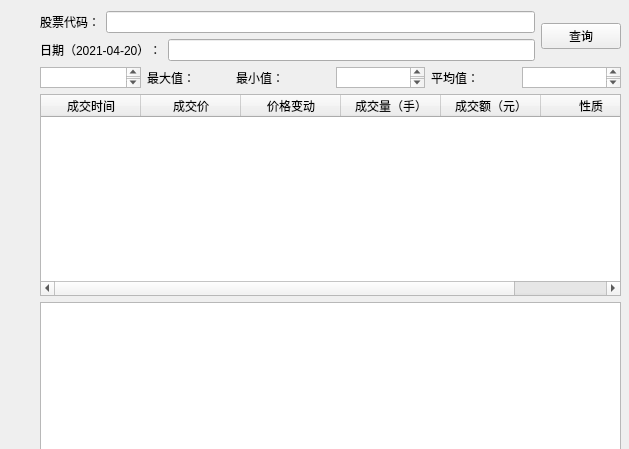
<?xml version="1.0" encoding="UTF-8"?>
<ui version="4.0">
 <class>Form</class>
 <widget class="QWidget" name="Form">
  <property name="geometry">
   <rect>
    <x>0</x>
    <y>0</y>
    <width>629</width>
    <height>449</height>
   </rect>
  </property>
  <property name="windowTitle">
   <string>Form</string>
  </property>
  <widget class="QWidget" name="">
   <property name="geometry">
    <rect>
     <x>40</x>
     <y>11</y>
     <width>581</width>
     <height>591</height>
    </rect>
   </property>
   <layout class="QVBoxLayout" name="verticalLayout_3">
    <item>
     <layout class="QHBoxLayout" name="horizontalLayout_3">
      <item>
       <layout class="QVBoxLayout" name="verticalLayout">
        <item>
         <layout class="QHBoxLayout" name="horizontalLayout">
          <item>
           <widget class="QLabel" name="label">
            <property name="text">
             <string>股票代码：</string>
            </property>
           </widget>
          </item>
          <item>
           <widget class="QLineEdit" name="lineEdit"/>
          </item>
         </layout>
        </item>
        <item>
         <layout class="QHBoxLayout" name="horizontalLayout_2">
          <item>
           <widget class="QLabel" name="label_2">
            <property name="text">
             <string>日期（2021-04-20）：</string>
            </property>
           </widget>
          </item>
          <item>
           <widget class="QLineEdit" name="lineEdit_2"/>
          </item>
         </layout>
        </item>
       </layout>
      </item>
      <item>
       <widget class="QPushButton" name="pushButton">
        <property name="text">
         <string>查询</string>
        </property>
       </widget>
      </item>
     </layout>
    </item>
    <item>
     <layout class="QHBoxLayout" name="horizontalLayout_8">
      <item>
       <layout class="QHBoxLayout" name="horizontalLayout_7">
        <item>
         <widget class="QTextBrowser" name="textBrowser">
          <property name="maximumSize">
           <size>
            <width>101</width>
            <height>21</height>
           </size>
          </property>
         </widget>
        </item>
        <item>
         <widget class="QLabel" name="label_3">
          <property name="text">
           <string>最大值：</string>
          </property>
         </widget>
        </item>
       </layout>
      </item>
      <item>
       <layout class="QHBoxLayout" name="horizontalLayout_5">
        <item>
         <widget class="QLabel" name="label_4">
          <property name="text">
           <string>最小值：</string>
          </property>
         </widget>
        </item>
        <item>
         <widget class="QTextBrowser" name="textBrowser_2">
          <property name="maximumSize">
           <size>
            <width>89</width>
            <height>21</height>
           </size>
          </property>
         </widget>
        </item>
       </layout>
      </item>
      <item>
       <layout class="QHBoxLayout" name="horizontalLayout_6">
        <item>
         <widget class="QLabel" name="label_5">
          <property name="text">
           <string>平均值：</string>
          </property>
         </widget>
        </item>
        <item>
         <widget class="QTextBrowser" name="textBrowser_3">
          <property name="maximumSize">
           <size>
            <width>99</width>
            <height>21</height>
           </size>
          </property>
         </widget>
        </item>
       </layout>
      </item>
     </layout>
    </item>
    <item>
     <layout class="QVBoxLayout" name="verticalLayout_2">
      <item>
       <widget class="QTableWidget" name="tableWidget">
        <property name="minimumSize">
         <size>
          <width>0</width>
          <height>200</height>
         </size>
        </property>
        <property name="maximumSize">
         <size>
          <width>16777215</width>
          <height>291</height>
         </size>
        </property>
        <column>
         <property name="text">
          <string>成交时间</string>
         </property>
        </column>
        <column>
         <property name="text">
          <string>成交价</string>
         </property>
        </column>
        <column>
         <property name="text">
          <string>价格变动</string>
         </property>
        </column>
        <column>
         <property name="text">
          <string>成交量（手）</string>
         </property>
        </column>
        <column>
         <property name="text">
          <string>成交额（元）</string>
         </property>
        </column>
        <column>
         <property name="text">
          <string>性质</string>
         </property>
        </column>
       </widget>
      </item>
      <item>
       <widget class="PlotWidget" name="graphicsView">
        <property name="minimumSize">
         <size>
          <width>0</width>
          <height>300</height>
         </size>
        </property>
       </widget>
      </item>
     </layout>
    </item>
   </layout>
  </widget>
 </widget>
 <customwidgets>
  <customwidget>
   <class>PlotWidget</class>
   <extends>QGraphicsView</extends>
   <header location="global">pyqtgraph</header>
  </customwidget>
 </customwidgets>
 <resources/>
 <connections/>
</ui>
